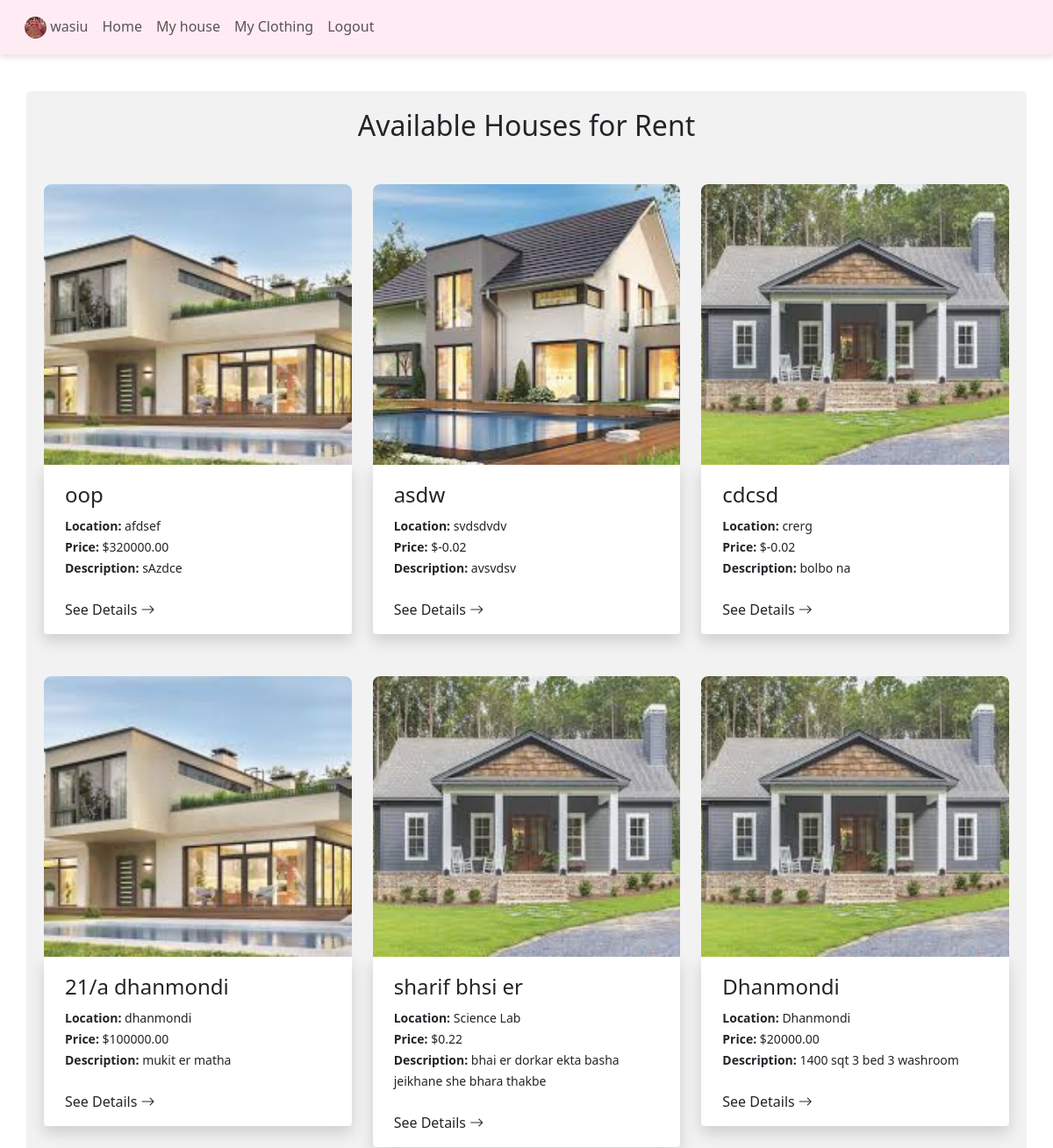
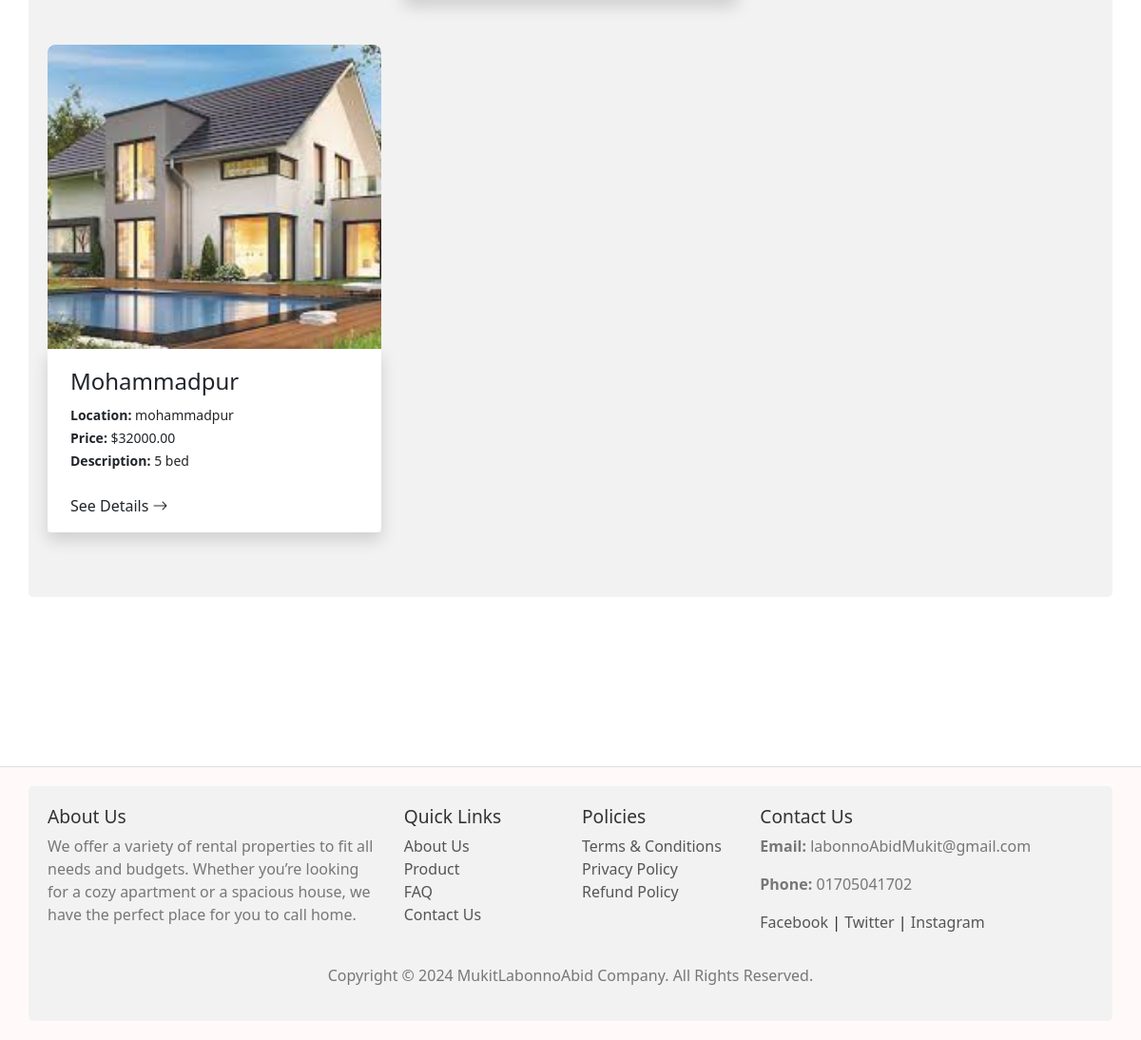
Screenshot of /allhouse/ (signed in) with the database file from the repository (2 pictures, top to bottom).
### accounts/models.py (models this page shows)
class User(AbstractUser):
    USER_TYPE_CHOICES = (
        ('renter', 'Renter'),
        ('owner', 'House Owner'),
    )
    user_type = models.CharField(max_length=10, choices=USER_TYPE_CHOICES)
    profile_picture = models.ImageField(upload_to='profile_pics/', default='profile_pics/default.jpg')

### houses/models.py (models this page shows, shortened)
class House(models.Model):
    owner = models.ForeignKey(User, on_delete=models.CASCADE, related_name='houses')
    title = models.CharField(max_length=100)
    description = models.TextField()
    area = models.CharField(max_length=50)
    address = models.CharField(max_length=200)
    price = models.DecimalField(max_digits=10, decimal_places=2)
    image = models.ImageField(upload_to='house_images/')

### houses/views.py (the view)
# urls.py: path('allhouse/', home.allhouse, name='allhouse'),
def allhouse(request):
    houses = House.objects.all()
    con = {
        'houses': houses  # Change this t     o 'hom' to match the template
    }
    return render(request, template_name='house/house.html', context=con)

### template/house/house.html (shortened to what this page needs)
{% extends 'base.html' %}
{% load static %}
{% block content %}
<div class="content-wrapper pb-5 mt-5">
    <div class="container">
        <h2 class="text-center mb-5">Available Houses for Rent</h2>
        <div class="row">
            {% for house in houses %}
            <div class="col-md-4 mb-5">
                <div class="card border-0">
                    {% if house.image %}
                    <div class="look-img p-0" style="background-image: url('{{ house.image.url }}')"></div>
                    {% else %}
                    <div class="look-img p-0" style="background-image: url('{% static "Images/default-house.jpg" %}')"></div>
                    {% endif %}
                    <div class="card-body shadow">
                        <div class="mt-1 px-2">
                            <h4>{{ house.title }}</h4>
                        </div>
                        <div class="d-flex justify-content-between align-items-center mb-4 px-2 mt-2">
                            <div>
                                <span class="small"><strong>Location:</strong> {{ house.area }}</span><br>
                                <span class="small"><strong>Price:</strong> ${{ house.price }}</span><br>
                                <span class="small"><strong>Description:</strong> {{ house.description }}</span>
                            </div>
                        </div>
                        <a href="{% url 'house_detail' house.pk %}" class="text-dark px-2 cat_link" style="text-decoration: none;">See Details <i class="bi bi-arrow-right"></i></a>
                    </div>
                </div>
            </div>
            {% empty %}
            <p class="text-center">No houses available at the moment.</p>
            {% endfor %}
        </div>
    </div>
</div>
{% endblock %}

### template/includes/header.html (shortened to what this page needs)
<header>
	<nav class="navbar navbar-expand-lg bg-custom p-3 m-4">
	      <div class="collapse navbar-collapse" id="navbarNav">
	        <div class="d-flex justify-content-between">
	        	<div style="padding-left:20px;">
	        		<ul class="navbar-nav">
                   {% if user.is_authenticated %}
                        <li class="nav-item">
                            <a class="nav-link" href="{% url 'my_profile' %}">
                                <img class="nav-avatar" src="{{ user.profile_picture.url }}" alt="Profile Picture" style="width: 40px; height: 40px; border-radius: 50%;">
                                 <span class="navbar-text">{{ user.username }}</span>
                            </a>
                        </li>
                       <li class="nav-item">
			              <a  class="nav-link" href="{% url 'home' %}">Home</a>
			          </li>
                       <li class="nav-item">
                        <a  class="nav-link"  href="{% url 'house_list' %}">My house</a>
			          </li>
                        <li class="nav-item">
                         <a class="nav-link" href="{% url 'clothing_list' %}">My Clothing</a>
			          </li>
			          <li class="nav-item">
			            <a class="nav-link" href="{% url 'logout' %}">Logout</a>
			          </li>
                         {% endif %}
	        		</ul>
	        	</div>
	        </div>
	      </div>
	</nav>
</header>

### static/style.css (style rules this page uses)
.bg-custom { --bs-bg-opacity: 1; background-color: rgb(214 220 227) !important; }
.nav-avatar { height: 25px !important; width: 25px !important; background-size: cover; background-repeat: no-repeat; background-position: center; border-radius: 50%; }
#navbarNav { position: fixed; top: 0; left: 0; width: 100%; background-color: #ffebf3; padding: 10px 0; text-align: center; box-shadow: 0px 4px 6px rgba(0, 0, 0, 0.1); z-index: 1000; }
.look-img { height: 320px !important; width: 100% !important; background-size: cover; background-repeat: no-repeat; background-position: center; border-top-right-radius: 8px; border-top-left-radius: 8px; opacity: 0.9; }
.cat_link { color: #222; text-decoration: none; }
.content-wrapper { margin-bottom: 130px; }
a:link, a:visited { cursor: auto; }
.container { border-radius: 5px; background-color: #f2f2f2; padding: 20px; }
h2 { margin-bottom: 20px; }

### rows the page displays
User: profile_picture (picture), username "wasiu"
House: image (picture), title "oop", area "afdsef", price "320000.00", description "sAzdce"
House: image (picture), title "asdw", area "svdsdvdv", price "-0.02", description "avsvdsv"
House: image (picture), title "cdcsd", area "crerg", price "-0.02", description "bolbo na"
House: image (picture), title "21/a dhanmondi", area "dhanmondi", price "100000.00", description "mukit er matha"
House: image (picture), title "sharif bhsi er", area "Science Lab", price "0.22", description "bhai er dorkar ekta basha jeikhane she bhara thakbe"
House: image (picture), title "Dhanmondi", area "Dhanmondi", price "20000.00", description "1400 sqt 3 bed 3 washroom"
House: image (picture), title "Mohammadpur", area "mohammadpur", price "32000.00", description "5 bed"
